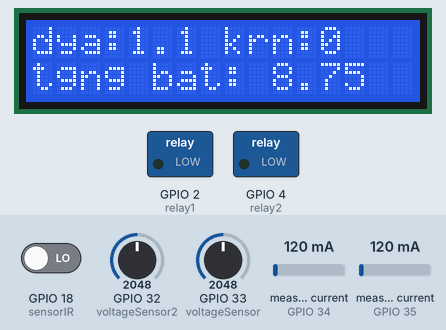
Bench run of a program on a simulated ESP32. Parts: 16×2 character LCD, switched loads named in the program (green lamp = pin HIGH). The test bench sets the inputs (shaded band); at power-on: GPIO 32 (voltageSensor2) = 2048, measured current (sensors on GPIO 34, GPIO 35) 120 mA, GPIO 33 (voltageSensor) = 2048, GPIO 18 (sensorIR) LOW. WiFi joins after 1.5 s; servers stay silent unless stated; what the program prints to the serial monitor is not drawn.

Above: at 6.3 s.
6.4 s: GPIO 32 (voltageSensor2) set to 3282
At 7.4 s:
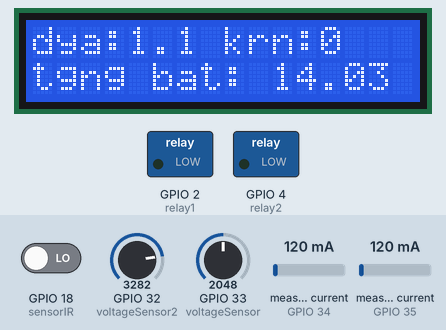
7.9 s: GPIO 32 (voltageSensor2) set to 3418
At 9.1 s:
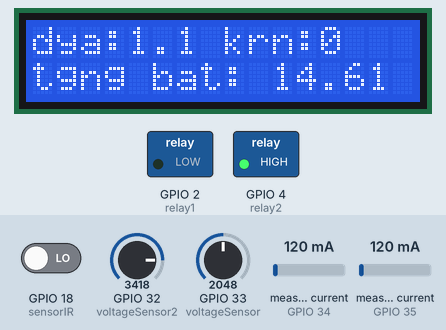
9.4 s: measured current (sensor on GPIO 34) set to 40 mA
At 11.6 s:
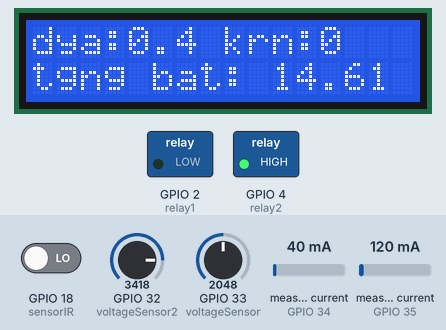
11.9 s: GPIO 33 (voltageSensor) set to 2866
At 12.5 s:
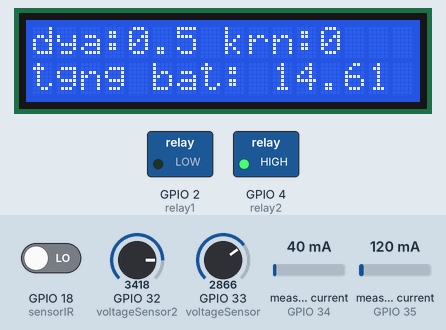
13.4 s: measured current (sensor on GPIO 34) set to 500 mA
At 15.2 s:
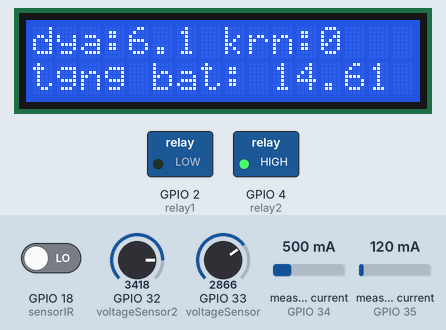
15.9 s: GPIO 33 (voltageSensor) set to 3972
At 16.9 s:
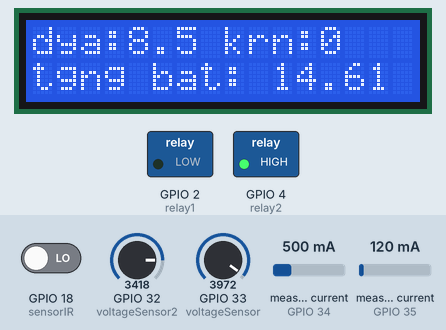
Timing chart, 0 to 18.4 s (numbered marks = the images above; inputs shaded):
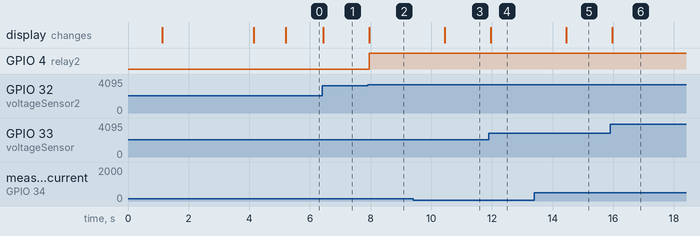

Measured:
- the behaviour switches between 3346 and 3347 on GPIO 32 (voltageSensor2) (found by bisection; images 1 and 2)
- after the input at 6.4 s, the display: changes at once (image 1)
- after the input at 7.9 s, GPIO 4 (relay2): LOW → HIGH after 0.05 s; the display: changes after 0.05 s (image 2)
- after the input at 9.4 s, the display: changes after 1.0 s (image 3)
- after the input at 11.9 s, the display: changes after 0.06 s (image 4)
- after the input at 13.4 s, the display: changes after 1.0 s (image 5)
- after the input at 15.9 s, the display: changes after 0.06 s (image 6)

The program:

main.cpp
```cpp
#include <Arduino.h>
#include <Wire.h>
#include <LiquidCrystal_I2C.h>

// include board
#if defined(ESP32)
#include <WiFi.h>
#elif defined(ESP8266)
#include <ESP8266WiFi.h>
#endif
#include <ACS712.h>

// include firebase dan wifi
#include <Firebase_ESP_Client.h>
#include <addons/TokenHelper.h>
#include <addons/RTDBHelper.h>
#define WIFI_SSID "YUUAHMAD laptop" // ini adalah nama wifi
#define WIFI_PASSWORD "yusuf1112"   // dan ini adalah passwordnya. kosongkan bagian ini kalau tidak pakai password
#define API_KEY "AIzaSyBsVj4YXqGT7PexdZ0QD1wK2UUjRtPk878"
#define DATABASE_URL "bangfaisal-1-default-rtdb.asia-southeast1.firebasedatabase.app" //<databaseName>.firebaseio.com or <databaseName>.<region>.firebasedatabase.app
#define USER_EMAIL "ahmadyusufmaulana0@gmail.com"
#define USER_PASSWORD "yusuf1112"

// kode untuk sensor arus
ACS712 sensor_arus_1(ACS712_05B, 34);
ACS712 sensor_arus_2(ACS712_20A, 35);

// Define Firebase Data object
FirebaseData fbdo;
FirebaseAuth auth;
FirebaseConfig config;
unsigned long sendDataPrevMillis = 0;

// ini adalah setiing lcd
LiquidCrystal_I2C lcd(0x27, 16, 2);

// ini adalah setting untuk voltage sensor
// nilai maksimal untuk voltage sensor adalah 25 volt
// voltage sensor bekerja dengan cara yang sama dengan voltage divider
const int voltageSensor = 33;
float vOUT1 = 0.0;
float vIN1 = 0.0;
float R1 = 30000.0;
float R2 = 7500.0;
int valuevoltage = 0;

// settingan voltage sensor kedua
const int voltageSensor2 = 32;
float vOUT2 = 0.0;
float vIN2 = 0.0;
int valuevoltage2 = 0;

// settingan relay
const int relay1 = 2;
const int relay2 = 4;

// boolean untuk relay
bool keadaanRelay1 = false;
bool keadaanRelay2 = false;

// ini adalah variabel nilai daya
float daya = 0;

// variabel counter dengan menggunakan ir sensor
const int sensorIR = 18;
int keadaanSensor = 0;
int keadaanTekan = 0;
int jumlahTonjolan = 0;  // jumlah polisi tidur tertekan kebawah
int jumlahKendaraan = 0; // adalah jumlah kendaraan dengan membagi jumlah jonjolan dengan dua

void setup()
{
  // mulai komunikasi serial
  Serial.begin(115200);
  // ini adalah inisiasi seting untuk lcd
  lcd.init();
  lcd.backlight();
  lcd.setCursor(0, 0);
  lcd.print("polisi tidur    ");
  lcd.setCursor(0, 1);
  lcd.print("generator v1.0  ");
  delay(1000);

  WiFi.begin(WIFI_SSID, WIFI_PASSWORD);
  Serial.print("Connecting to Wi-Fi");
  lcd.setCursor(0, 0);
  lcd.print("connecting     ");
  lcd.setCursor(0, 1);
  lcd.print("               ");
  delay(3000);
  while (WiFi.status() != WL_CONNECTED)
  {
    Serial.print(".");
    lcd.setCursor(0, 1);
    lcd.print(".");
    delay(3000);
  }
  Serial.println();
  Serial.print("Connected with IP: ");
  Serial.println(WiFi.localIP());
  Serial.println();
  lcd.setCursor(0, 0);
  lcd.print("connected!?    ");
  lcd.setCursor(0, 1);
  lcd.print("IP:");
  lcd.print(WiFi.localIP());
  delay(1000);

  // kalibrasi nilai sensor arus
  Serial.println("Calibrating... Ensure that no current flows through the sensor at this moment");
  int zero_1 = sensor_arus_1.calibrate();
  int zero_2 = sensor_arus_2.calibrate();
  Serial.println("Done!");
  Serial.println("Zero point for this sensor_arus_1 = " + zero_1);
  Serial.println("Zero point for this sensor_arus_2 = " + zero_1);

  Serial.printf("Firebase Client v%s\n\n", FIREBASE_CLIENT_VERSION);

  config.api_key = API_KEY;
  auth.user.email = USER_EMAIL;
  auth.user.password = USER_PASSWORD;
  config.database_url = DATABASE_URL;
  config.token_status_callback = tokenStatusCallback; // see addons/TokenHelper.h
  Firebase.begin(&config, &auth);
  Firebase.reconnectWiFi(true);
  Firebase.setDoubleDigits(5);

  // setting inisiasi relay
  pinMode(relay1, OUTPUT);
  pinMode(relay2, OUTPUT);

  // setting inisialisasi sensor IR
  pinMode(sensorIR, INPUT);
}

void loop()
{
  // kode untuk menghitung jumlah kendaraan
  keadaanSensor = digitalRead(sensorIR);
  if (keadaanSensor == HIGH && keadaanTekan == 0)
  {
    jumlahTonjolan++;
    keadaanTekan = 1;
  }
  else if (keadaanSensor == LOW)
  {
    keadaanTekan = 0;
  }
  // bagi dua nilai jumlah tonjolan sehingga didapatkan nilai jumlah kendaraan :)
  jumlahKendaraan = jumlahTonjolan / 2;

  // ini adalah kode untuk sensor arus
  float arus_1 = sensor_arus_1.getCurrentDC();
  float arus_2 = sensor_arus_2.getCurrentDC();
  // buat sensor arus selalu menampilkan nilai positiv
  if (arus_1 < 0)
    arus_1 = arus_1 * -1;
  if (arus_2 < 0)
    arus_2 = arus_2 * -1;
  // tampilkan nilai arus ke serial dan lcd
  Serial.println(String("arus 1= ") + arus_1 + " arus 2 = " + arus_2);
  // kode sensor voltase.
  //  nilali 4.3 didapatkan dari trial dan error yang saya lakukan.
  //  harusnya nilai ini menggunakan nilai 5, karena votage refnya memang segitu.
  //  namun karena masalah resolusi, saya jadikan 4.3
  valuevoltage = analogRead(voltageSensor);
  vOUT1 = (valuevoltage * 3.5) / 4095.0;
  vIN1 = vOUT1 / (R2 / (R1 + R2));
  daya = vIN1 * arus_1;
  lcd.setCursor(0, 0);
  lcd.print("dya:");
  lcd.print(daya, 1);
  lcd.print(" krn:");
  lcd.print(jumlahKendaraan);
  lcd.print("   ");

  // kode sensor voltase kedua
  valuevoltage2 = analogRead(voltageSensor2);
  vOUT2 = (valuevoltage2 * 3.5) / 4095.0;
  vIN2 = vOUT2 / (R2 / (R1 + R2));
  lcd.setCursor(0, 1);
  lcd.print("tgng bat: ");
  lcd.print(vIN2, 2);
  lcd.print("       ");

  if (vIN1 > 32 || arus_1 > 2.8) // nilai voltase dan arus yang aman untuk step down dari generator
  {
    digitalWrite(relay1, HIGH);
    keadaanRelay1 = true;
  }
  else
  {
    digitalWrite(relay1, LOW);
    keadaanRelay1 = false;
  }

  if (vIN2 > 14.3) // ini adalah voltase baterai saat baterai dalam keadaan penuh
  {
    digitalWrite(relay2, HIGH);
    keadaanRelay2 = true;
  }
  else
  {
    digitalWrite(relay2, LOW);
    keadaanRelay2 = false;
  }

  // ini kode untuk upload kode ke firebase
  if (Firebase.ready() && (millis() - sendDataPrevMillis > 4000 || sendDataPrevMillis == 0))
  {
    sendDataPrevMillis = millis();
    Firebase.RTDB.setFloat(&fbdo, "/DayaGenerator", daya);
    Firebase.RTDB.setFloat(&fbdo, "/VGenerator", vIN1);
    Firebase.RTDB.setFloat(&fbdo, "/VBaterai", vIN2);
    Firebase.RTDB.setFloat(&fbdo, "/Agenerator", arus_1);
    Firebase.RTDB.setFloat(&fbdo, "/ABaterai", arus_2);
    Firebase.RTDB.setBool(&fbdo, "/RelayGenerator", keadaanRelay1);
    Firebase.RTDB.setBool(&fbdo, "/RelayBaterai", keadaanRelay2);
    Firebase.RTDB.setInt(&fbdo, "/JumlahKendaraan", jumlahKendaraan);
  }
}
```
